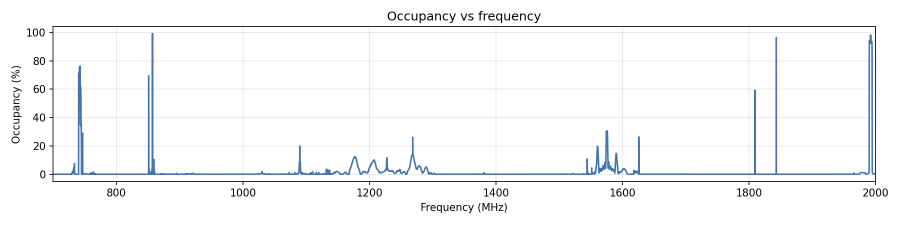
#> input picture dsa/exposure-time-calculator/tools/rfi_occupancy_spring_valley.png, 1800 x 450 px (shown at 1/2 size)
$ python build_data.py
#> lines starting #> are read from the running program, lines starting #| are printed output that depends on the picture; after the words box and inside, x2 and y2 are one past the last pixel; in counts of white or black regions, pixels touching at a corner belong together
### dsa/exposure-time-calculator/python/dsa_etc/engine.py
"""
DSA sensitivity / exposure-time calculator: reference engine.

Every number shown by the web calculator is produced by the same equations as this module
(the JavaScript port in web/js/dsa-engine.js is tested against it; see tests/).

Units: frequencies in MHz unless noted, angles in degrees unless noted, flux densities in Jy
internally; outputs carry their unit in the key name (e.g. ``sigma_uJy``).
"""
from __future__ import annotations

import json
import math
import os
from functools import lru_cache

import numpy as np

_trapz = getattr(np, "trapezoid", None) or getattr(np, "trapz")   # numpy >= 2 renamed trapz

DATA_DIR = os.path.join(os.path.dirname(os.path.abspath(__file__)), "data")

C_LIGHT = 299792458.0          # m/s
K_B = 1.380649e-23             # J/K
JY = 1e-26                     # W m^-2 Hz^-1
HI_REST_MHZ = 1420.405752
FOUR_LN2 = 4.0 * math.log(2.0)
ARCSEC = math.pi / 180.0 / 3600.0

# ----------------------------------------------------------------------------- instrument defaults
DEFAULTS = {
    "n_ant": 1650,
    "dish_diameter_m": 6.155,
    "aperture_efficiency": 0.67,
    "tsys_zenith_K": None,            # None = measured bandpass T_sys(nu) (tsys_bandpass.json); a number = flat
    "correlator_efficiency": 0.988,   # imaging products: 4-bit voltages correlated (same factor as td_eta_v4)
    "n_pol": 2,
    "galactic_noise": True,           # add Galactic synchrotron (GSM2008) above the cold-sky reference
    "extra_loss_percent": 0.0,        # additional data loss on top of the RFI occupancy profile
    "pointing_s": 1260.0,             # 21-min survey pointings
    "el_min_deg": 20.0,               # targeted: minimum elevation
    "ha_max_h": 2.0,                  # targeted: max |hour angle| per transit
    "confusion_beta": 16,
    "smooth_subtract_sources": True,  # smoothed continuum: subtract sources detected at full resolution first
    "subtract_snr": 5.0,              # detection threshold (x total noise of the full-resolution image) for that
    # ---- time domain (Chronoscope pulsar and FRB products; independent of the survey/targeted mode)
    "td_track_s": 1260.0,             # track centered on transit
    "td_subband_MHz": 10.0,           # sensitivities are evaluated in sub-bands no wider than this
    "td_eta_v4": 0.988,               # 4-bit voltages: beams formed from the correlations, and targeted voltage beams
    "td_eta_i2": 0.939,               # 2-bit intensities (pulsar searches): sqrt(0.8825), one quantized stream
    "td_eta_i4": 0.994,               # 4-bit intensities (FRB search): sqrt(0.988)
    "td_scattering": "ne2025",        # "ne2025" (grid) or "cordes22" (tau-DM relation)
    "td_self_noise": True,            # on-pulse / on-burst source flux adds to the beam SEFD
    "td_confusion_uJy": 230.0,        # sidelobe confusion rms of an untapered beam at td_confusion_nu_MHz
    "td_confusion_nu_MHz": 1410.0,
    "td_confusion_index": -0.7,
    "td_confusion_tau_s": 10.0,       # correlation time at HA 1 h for a source through the zenith
    # pulsar (one pulsar drives every pulsar product)
    "psr_period_ms": 500.0,
    "psr_width_ms": 15.0,             # intrinsic FWHM; does not scale with period
    "psr_dm": None,                   # None = half the NE2025 Galactic DM_max at the position
    "psr_flux_mJy": 0.02,             # at psr_nu_ref_MHz
    "psr_nu_ref_MHz": 1400.0,
    "psr_alpha": -1.6,
    "psr_snr": 10.0,
    "psr_untargeted_pmin_ms": 10.0, "psr_untargeted_pmax_ms": 10000.0,
    "psr_targeted_pmin_ms": 1.0, "psr_targeted_pmax_ms": 10000.0,
    "psr_untargeted_beam_arcsec": None,   # per band [B1, B2, B3]; None = 13.5" x 930 MHz / band center
    "psr_untargeted_n_beams": 200000,
    "psr_targeted_center_MHz": 953.35,    # presets 953.35 and 1800; any center with the band inside 700-2002 MHz
    "pt_tsamp_us": 1.0,
    "pt_eta": 1.0,                    # PTA beams are formed before the antenna voltages are requantized: no loss
    # Pulsar Timing subsystem (PTA): its own pulsar, a typical timing-array millisecond pulsar
    "pta_period_ms": 4.0,
    "pta_width_ms": 0.2,              # intrinsic FWHM
    "pta_dm": 20.0,
    "pta_flux_mJy": 1.0,              # at pta_nu_ref_MHz
    "pta_nu_ref_MHz": 1400.0,
    "pta_alpha": -1.6,
    "pta_snr": 10.0,
    # FRB
    "frb_snr": 10.0,
    "frb_dm": 500.0,
    "frb_width_ms": 1.0,
    "frb_max_dm": 5000.0,
    "frb_dm_tolerance": 1.25,
    "frb_alpha_c": 1.5,               # source-count index
    "frb_gamma": 0.0,                 # rate spectral index (B3 extrapolation)
    "frb_dm_halo": 20.0,
    "frb_f_d": 0.84,                  # diffuse baryon fraction (Macquart relation)
    "frb_host_mu": 5.49, "frb_host_sigma": 0.62,     # lognormal DM_host, rest frame (Verdi et al. 2026)
    "frb_n_beams": 6000000,
    # HI mass limits
    "hi_widths_kms": [50.0, 200.0, 500.0],
    "hi_distances_Mpc": [10.0, 50.0, 100.0],
    "hi_redshifts": [0.1, 0.25, 0.5, 0.75, 1.0],
    "nhi_width_kms": 20.0,
}

# Survey geometry (Survey Implementation Plan, tiered-tile scheme 1)
THETA_HEX = 1.667
THETA_ROW = 1.45
A_HEX = THETA_HEX * THETA_ROW                 # deg^2 per pointing
PB_FWHM_1GHZ = 3.36                           # deg; Gaussian primary beam FWHM = 3.36 deg / nu[GHz]
SURVEY_DEC_EDGE = -30.45                      # southern edge of the tiling (last row center -29.725)
TIERS = [("S04", -30.45, -26.1, 19), ("S03", -26.1, -17.4, 40), ("S02", -17.4, -8.7, 42), ("S01", -8.7, 0.0, 43),
         ("N01", 0.0, 8.7, 43), ("N02", 8.7, 17.4, 42), ("N03", 17.4, 26.1, 40), ("N04", 26.1, 34.8, 37),
         ("N05", 34.8, 43.5, 33), ("N06", 43.5, 52.2, 29), ("N07", 52.2, 60.9, 24), ("N08", 60.9, 69.6, 18),
         ("N09", 69.6, 78.3, 12), ("N10", 78.3, 87.0, 6), ("N11", 87.0, 90.0, 1)]

# Natural-weighted snapshot PSF at zenith, 1.35 GHz, from dsa1650_P305_v2.5.6.8 (half-power contour fit)
PSF0_1350 = {"bmaj": 3.03, "bmin": 2.31, "pa": 90.6}

# Frequency plans
BAND_MHZ = (700.0, 2002.0)
WC_WIDTH = 130.2
WC_EDGES = [700.0 + WC_WIDTH * i for i in range(11)]
SNAP_EDGES = [700.0 + 325.5 * i for i in range(5)]
MP_WIDTH = 2.604
MP_N = 500
LINE_BANDS = {
    "ZB": {"label": "Galactic HI (Zoom B)", "f_lo": 1419.93, "f_hi": 1420.91, "nchan": 960, "chan_kHz": 1.017},
    "ZA": {"label": "HI to ~100 Mpc (Zoom A)", "f_lo": 1388.0, "f_hi": 1422.1, "nchan": 4192, "chan_kHz": 8.138},
    "NL": {"label": "HI to z~1 (Narrow Line)", "f_lo": 700.0, "f_hi": 1429.12, "nchan": 5600, "chan_kHz": 130.2},
}
# Chronoscope (Connor et al. 2026, Table 1): band, f_lo, f_hi, channel summing (untargeted)
CHR_BANDS = [("B1", 880.0, 980.0, 1), ("B2", 1310.0, 1510.0, 2), ("B3", 1650.0, 1950.0, 3)]
CHR_CHAN_MHZ = 0.12268
CHR_TARGETED_BW = 2500 * CHR_CHAN_MHZ            # 306.7 MHz
CHR_TARGETED_PRESETS = [953.35, 1800.0]
CHR_UNTARGETED_TSAMP_S = 1e-3
CHR_TARGETED_TSAMP_S = 1e-4
CHR_UNTARGETED_BEAM_1 = 13.5                     # arcsec at 930 MHz, scaled as 1/nu (Ravi et al. 2026b)
CHR_UNIQUE_AREA_DEG2 = A_HEX                     # unique sky area per pointing (2.42 deg^2; Ravi et al. 2026b)
HEX_CELL = math.sqrt(3.0) / 2.0                  # area of a hexagonal-grid cell / spacing^2
FRB_TSAMP_S = 1e-3
PT_BAND = (700.0, 2000.0)
PT_NSUB = 13
TD_LIMITS = (700.0, 2002.0)
KDM_S = 4.148808e-3                              # dispersion delay constant, s (GHz^2 / pc cm^-3)
YEAR_S = 365.25 * 86400.0
# FRB rate reference surveys (Connor et al. 2026 Sec. 3.1): rate /yr, SEFD Jy, solid angle deg^2, bandwidth MHz
FRB_RATE_REF = {"B1": ("CHIME/FRB", 1.0e3, 100.0, 200.0, 300.0), "B2": ("Parkes HTRU", 31.0, 40.0, 0.55, 340.0),
                "B3": ("Parkes HTRU", 31.0, 40.0, 0.55, 340.0)}
# Planck 2018 cosmology and baryons for the Macquart relation
H0_KMS_MPC, OMEGA_M, OMEGA_B = 67.66, 0.3097, 0.02242 / 0.6766 ** 2
MPC_CM, PC_CM, G_CGS, M_P_G = 3.0856775814913673e24, 3.0856775814913673e18, 6.6743e-8, 1.67262192e-24
CHI_E = 0.875                                    # electrons per baryon mass (Y_He = 0.25, fully ionised)
# J2000 equatorial -> Galactic rotation
GAL_ROT = [[-0.0548755604162154, -0.8734370902348850, -0.4838350155487132],
           [0.4941094278755837, -0.4448296299600112, 0.7469822444972189],
           [-0.8676661490190047, -0.1980763734312015, 0.4559837761750669]]

SCHEMES = [("natural", "optimal"), ("natural", "equal"), ("robust_freq", "optimal"), ("robust_freq", "equal"),
           ("robust_0p4", "optimal"), ("robust_0p4", "equal")]
SCHEME_LABEL = {"natural": "Natural", "robust_freq": "Robust, R = 0.46–1.94", "robust_0p4": "Robust, R = 0.4"}
SUM_LABEL = {"optimal": "optimal summation", "equal": "equal summation"}


# ============================================================================ data
# [22 lines left out: functions _load, _rfi_file, rfi_default, rfi_measured, not called in this run]


def make_rfi_profile(freq_mhz, occupancy, name="user profile"):
    """Build an RFI profile from arrays. Occupancy may be a fraction (0-1) or percent (0-100)."""
    f = np.asarray(freq_mhz, float)
    o = np.asarray(occupancy, float)
    if np.nanmax(o) > 1.0:
        o = o / 100.0
    s = np.argsort(f)
    return {"name": name, "freq": f[s], "occ": np.clip(o[s], 0.0, 1.0)}


def rfi_none():
    return {"name": "none (ideal)", "freq": np.array([600.0, 2100.0]), "occ": np.zeros(2)}


def occ_at(rfi, f):
    return np.interp(f, rfi["freq"], rfi["occ"], left=0.0, right=0.0)


def usable_bw_hz(rfi, f_lo, f_hi, extra_loss=0.0):
    """Unflagged bandwidth in Hz between f_lo and f_hi (MHz): integral of (1 - occupancy)."""
    width = f_hi - f_lo
    if width <= 0:
        return 0.0
    n = max(3, int(math.ceil(width / 0.1)) + 1)
    x = np.linspace(f_lo, f_hi, n)
    frac = 1.0 - _trapz(occ_at(rfi, x), x) / width
    return max(frac, 0.0) * width * 1e6 * (1.0 - extra_loss)


# [103 lines left out: functions _ucc, confusion_uJy, _counts, _seg_m2, counts_m2, residual_confusion_uJy and 3 more, not called in this run]


@lru_cache(maxsize=None)
def _weighting():
    return _load("weighting_factors.json")


# [24 lines left out: function robust_factors, not called in this run]


@lru_cache(maxsize=None)
def _mosaic_z():
    return _load("mosaic_z.json")


# [19 lines left out: functions mosaic_z, _antennas, not called in this run]


BASELINE_EXACT_M = 1000.0      # baselines shorter than this are all used for the smoothing noise


# [20 lines left out: function baseline_sample, not called in this run]


def site_lat():
    return _antennas()["site_lat_deg"]


# ============================================================================ geometry
# [61 lines left out: functions zenith_angle, track_plan, _M, _cov_from_beam, _beam_from_cov, psf_natural_1350, not called in this run]


def scale_beam(b, factor):
    return {"bmaj": b["bmaj"] * factor, "bmin": b["bmin"] * factor, "pa": b["pa"]}


def beam_solid_angle_sr(b):
    return math.pi * (b["bmaj"] * ARCSEC) * (b["bmin"] * ARCSEC) / FOUR_LN2


def tb_K(sigma_jy, freq_mhz, b):
    lam = C_LIGHT / (freq_mhz * 1e6)
    return sigma_jy * JY * lam ** 2 / (2.0 * K_B * beam_solid_angle_sr(b))


# [101 lines left out: functions smooth_plan, taper_noise_factor, _psf_uniform, _tsys_bp, _tsys_za, tsys_bandpass_K and 2 more, not called in this run]


@lru_cache(maxsize=None)
def _chr_taper():
    return _load("chr_taper.json")


# [41 lines left out: functions chr_taper, radec_to_lb, lb_to_radec, not called in this run]


def _b64_int16(s):
    import base64
    return np.frombuffer(base64.b64decode(s), dtype="<i2").astype(np.int64)


# [51 lines left out: functions _ne2025, ne2025_at, not called in this run]


def tau_cordes22_ms(dm, freq_mhz):
    """Cordes et al. (2022) tau-DM relation (ms), nu^-4 scaling."""
    return 1.90e-7 * dm ** 1.5 * (1.0 + 3.55e-5 * dm ** 3) * (freq_mhz / 1000.0) ** -4.0


def t_dm_s(dm, chan_mhz, freq_mhz):
    """Intra-channel dispersion smearing (s): 8.3 us x DM x channel (MHz) / nu_GHz^3."""
    return 8.3e-6 * dm * chan_mhz / (freq_mhz / 1000.0) ** 3


# [18 lines left out: functions dq_dh, confusion_tau_s, not called in this run]


def lorentz_psd(f, sigma, tau):
    """One-sided Lorentzian power spectrum with integral sigma^2."""
    return 4.0 * sigma * sigma * tau / (1.0 + (2.0 * math.pi * f * tau) ** 2)


# [150 lines left out: functions psr_confusion_factor, frb_confusion_factor, self_noise_factor, solve_threshold, hex_straddle, dm_trial_loss and 1 more, not called in this run]


def dm_cosmic(z, f_d=0.84):
    zs, dm = _macquart_table(f_d)
    return float(np.interp(z, zs, dm))


# [24 lines left out: functions frb_dm_trials, frb_rate_solid_angle, not called in this run]


def frb_rate(r_ref, omega_ref, sefd_ref, bw_ref, omega, sefd, bw, expo):
    """Connor et al. (2026) eq. 2: R = R_i (Omega/Omega_i) [(SEFD_i/SEFD) sqrt(B/B_i)]^expo."""
    return r_ref * (omega / omega_ref) * ((sefd_ref / sefd) * math.sqrt(bw / bw_ref)) ** expo


# ============================================================================ calculator
class DSACalculator:
    """DSA sensitivity calculator: one model (instrument, RFI profile, parameters), any number of observations.

    DSACalculator(rfi=None, **params): params are keys of DEFAULTS (unknown keys are ignored); rfi is an RFI
    profile (None = Spring Valley model extrapolated; rfi_measured(), rfi_none(), make_rfi_profile(freq, occ)).
    calculate(...) returns every product for one observation. Documentation: README.md and COOKBOOK.md in the
    calculator's python/ folder.
    """

    # [9 lines left out: function __init__, not called in this run]

    # ---------------------------------------------------------------- basic instrument
    @property
    def extra_loss(self):
        return self.p["extra_loss_percent"] / 100.0

    # [138 lines left out: functions gal_excess_K, tz_K, sefd_jy, tsys_breakdown, tsys_band, radiometer_jy and 6 more, not called in this run]

    NEFF_FREQS = (700.0, 800.0, 950.0, 1100.0, 1300.0, 1500.0, 1750.0, 2002.0)

    # [872 lines left out: functions neff_table, survey_weight, eff_time_s, psf_nat, continuum_windows, combine_fc and 28 more, not called in this run]

### dsa/exposure-time-calculator/tools/build_data.py
"""Build the data tables used by both the Python engine and the web page.

Inputs (in tools/): digitized source figures and the antenna configuration.
Outputs: python/dsa_etc/data/*.json (the web page loads the same files from web/data/).
"""
import json, os, numpy as np
from PIL import Image
HERE = os.path.dirname(os.path.abspath(__file__))
OUT = os.path.join(HERE, '..', 'python', 'dsa_etc', 'data')
os.makedirs(OUT, exist_ok=True)

def dump(name, obj):
    with open(os.path.join(OUT, name), 'w') as f:
        json.dump(obj, f, separators=(',', ':'))
    print('wrote', name, os.path.getsize(os.path.join(OUT, name)) // 1024, 'KB')

# ---------------------------------------------------------------- RFI occupancy
def build_rfi():
    im = np.array(Image.open(os.path.join(HERE, 'rfi_occupancy_spring_valley.png')).convert('RGB')).astype(float)
    alpha = np.clip((im[..., 2] - im[..., 0]) / 105.0, 0, 1)      # line color (68,116,173) vs white/gray
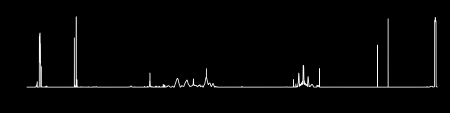
#> alpha: shape (450, 1800) float64 (shown at 1/4 size); min 0, max 1, mean 0.0189
    x0, f0, x1, f1 = 232.5, 800.0, 1750.5, 2000.0                     # tick calibration (px -> MHz)
    # The plotted curve sits half a pixel above the tick centers (64.5, 348.5) because matplotlib snaps ticks to
    # the pixel grid; its quiet baseline (0%) is at row 348.0, so calibrate on the curve itself.
    y100, y0 = 64.0, 348.0                                            # 100% and 0% rows of the curve
    cols = np.arange(106, 1751)
    freq = f0 + (cols - x0) * (f1 - f0) / (x1 - x0)
    occ = []
    for c in cols:
        rows = np.where(alpha[55:362, c] > 0.35)[0] + 55
        if len(rows) == 0:
            occ.append(np.nan); continue
        w = alpha[rows, c]
        if rows.max() - rows.min() <= 4:            # smooth part of the curve: line center
            y = (rows * w).sum() / w.sum()
        else:                                       # steep edge / narrow spike: conservative (upper edge)
            y = rows.min() + 1.25
        occ.append((y0 - y) / (y0 - y100) * 100.0)
#> this loop made 1645 passes
#> (rows, w, y) on passes 2 to 9: ([347, 348, 349], [1, 1, 1], 348), ([347, 348, 349], [1, 1, 1], 348), ([347, 348, 349], [1, 1, 1], 348), ([347, 348, 349], [1, 1, 1], 348), ([347, 348, 349], [1, 1, 1], 348), ([347, 348, 349], [1, 1, 1], 348), ([347, 348, 349], [1, 1, 1], 348), ([347, 348, 349], [1, 1, 1], 348)
#> after the loop, occ = 1645 items, first 6: nan, 0, 0, 0, 0, 0
    occ = np.array(occ); ok = np.isfinite(occ)
    freq, occ = freq[ok], np.clip(occ[ok], 0, 100)
#> freq = 1643 values from 700.8 to 1998.8; occ = 1643 values, max 99.21 at index 197, min 0 at index 0, mean 2.85
    occ[occ < 0.15] = 0.0
    # resample on a uniform grid from 700 to 2000 MHz
    grid = np.round(np.arange(700.0, 2000.0 + 1e-6, 0.8), 3)
    occ_g = np.interp(grid, freq, occ)
#> occ_g = 1626 values, max 99.21 at index 196, min 0 at index 0, mean 2.85
    dump('rfi_spring_valley.json', {
        'name': 'Spring Valley measured occupancy (DSA site RFI survey; digitized)',
        'freq_start_MHz': 700.0, 'freq_step_MHz': 0.8, 'occupancy_percent': [round(float(v), 2) for v in occ_g]})
    print('  mean occupancy %.2f%%' % occ_g.mean())
#|   mean occupancy 2.85%

# ---------------------------------------------------------------- RFI: extrapolated to DSA sensitivity
EXTRAP_TARGET_LOSS = 0.15          # band-averaged data loss over 0.70-2.00 GHz


def build_rfi_extrapolated():
    """'Spring Valley model extrapolated': the measured occupancy shape, scaled to the loss expected at DSA sensitivity.

    A more sensitive receiver sees weaker and more distant transmitters, so each channel is modeled as having k times
    as many independent RFI emitters above the flagging threshold as the survey saw: its clean fraction becomes
    (1 - p)^k. This is k*p for quiet channels and saturates smoothly at 100% for busy ones. k is set so that the
    band-averaged loss is 15%. Channels that read zero in the measurement stay at zero.
    """
    import sys
    from scipy.optimize import brentq
    sys.path.insert(0, os.path.join(HERE, '..', 'python'))
    from dsa_etc.engine import make_rfi_profile, usable_bw_hz, BAND_MHZ
    with open(os.path.join(OUT, 'rfi_spring_valley.json')) as f:
        d = json.load(f)
    p = np.asarray(d['occupancy_percent'], float) / 100.0
    freq = d['freq_start_MHz'] + d['freq_step_MHz'] * np.arange(len(p))

    def model(k):
        return 100.0 * (1.0 - (1.0 - p) ** k)

    def loss(k, rounded=False):
        o = np.round(model(k), 3) if rounded else model(k)
        prof = make_rfi_profile(freq, o / 100.0)
        return 1.0 - usable_bw_hz(prof, BAND_MHZ[0], BAND_MHZ[1]) / ((BAND_MHZ[1] - BAND_MHZ[0]) * 1e6)

    k = brentq(lambda x: loss(x) - EXTRAP_TARGET_LOSS, 1.0, 200.0, xtol=1e-10)
    occ = np.round(model(k), 3)
    dump('rfi_spring_valley_extrapolated.json', {
        'name': 'Spring Valley model extrapolated',
        'description': 'Measured Spring Valley occupancy extrapolated to DSA sensitivity: each channel has k = %.2f times '
                       'as many independent RFI emitters above threshold, occupancy 1 - (1 - p)^k, scaled to a %.0f%% '
                       'band-averaged loss over 0.70-2.00 GHz.' % (k, 100 * EXTRAP_TARGET_LOSS),
        'derived_from': 'rfi_spring_valley.json', 'scale_k': round(float(k), 4),
        'band_loss_percent': round(100 * loss(k, rounded=True), 3),
        'freq_start_MHz': d['freq_start_MHz'], 'freq_step_MHz': d['freq_step_MHz'],
        'occupancy_percent': [float(v) for v in occ]})
    print('  k = %.3f, band-averaged loss %.3f%% (measured %.3f%%)' % (k, 100 * loss(k, rounded=True), 100 * loss(1.0)))


# ---------------------------------------------------------------- UCC confusion curves
def build_ucc():
    from scipy.interpolate import UnivariateSpline
    im = np.array(Image.open(os.path.join(HERE, 'ucc_figure_rosero2026.png')).convert('RGB')).astype(float)
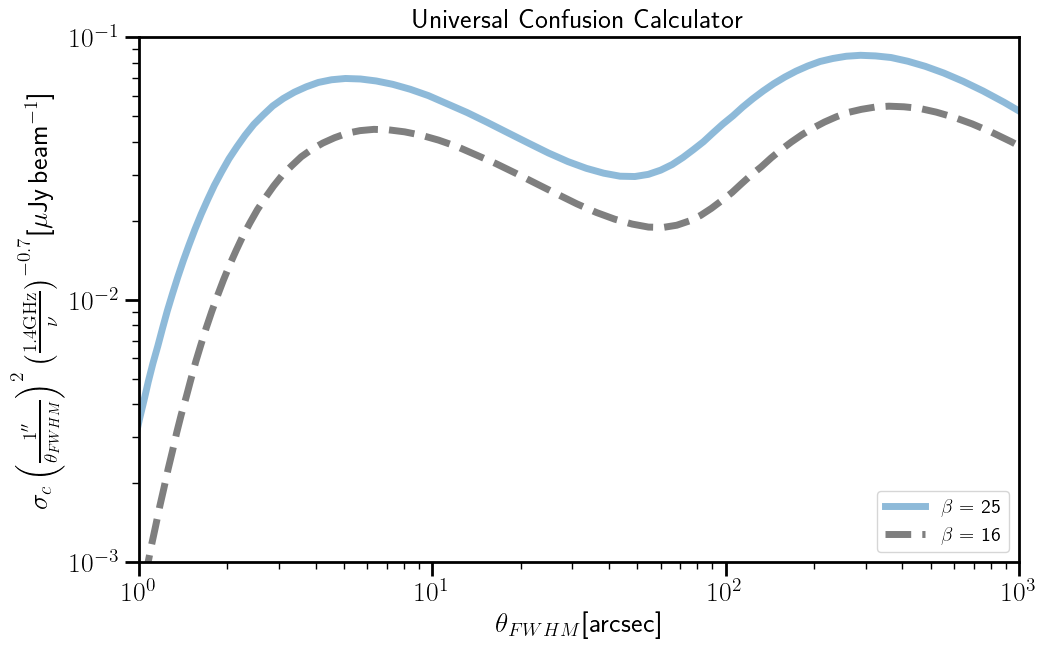
#> input picture dsa/exposure-time-calculator/tools/ucc_figure_rosero2026.png, 1046 x 649 px
#> im: shape (649, 1046, 3) float64
    r, g, b = im[..., 0], im[..., 1], im[..., 2]
    x0, x1, y0, y1 = 139.0, 1019.0, 562.0, 37.0          # frame: log10(theta) 0..3, log10(f) -3..-1
    th = lambda c: 10 ** ((c - x0) / (x1 - x0) * 3)
    fv = lambda rw: 10 ** (-3 + (y0 - rw) / (y0 - y1) * 2)
    gray = (abs(r - g) < 12) & (abs(g - b) < 12) & (r > 90) & (r < 170)
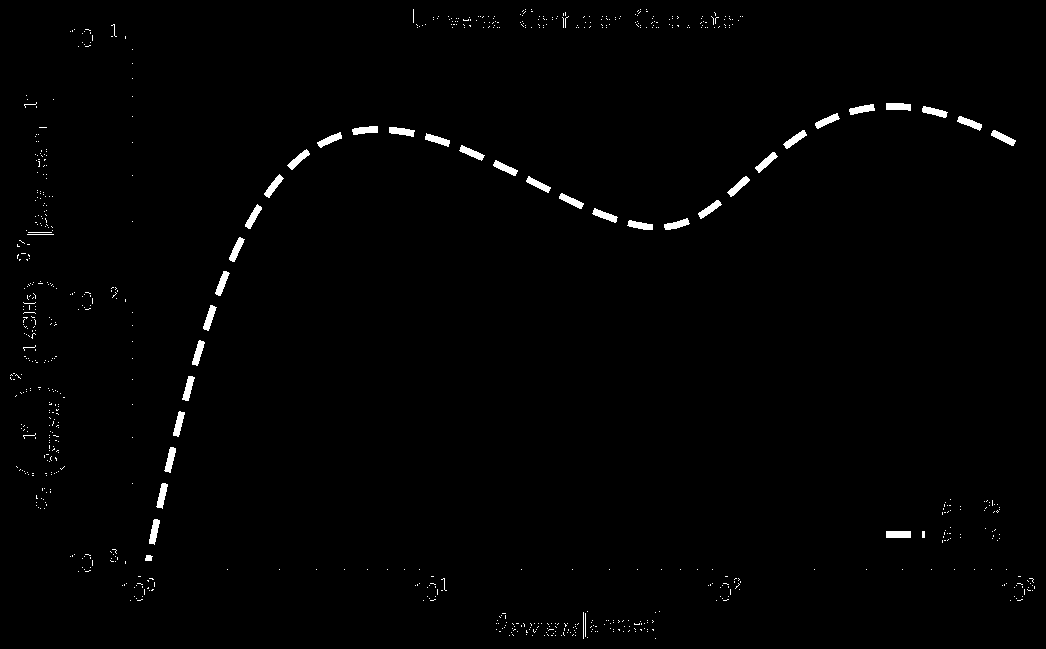
#> gray: shape (649, 1046) bool; 1.1% white; 770 white regions (730 under 20 px), largest, box (x1, y1, x2, y2) and area: (886, 531, 911, 538) 175, (352, 126, 378, 135) 172, (886, 103, 911, 111) 171
    blue = (b - r > 45) & (b > 170)
#> blue: shape (649, 1046) bool; 1.2% white; 2 white regions, box (x1, y1, x2, y2) and area: (141, 52, 1018, 426) 7821, (882, 503, 929, 510) 329
    gray[470:560, 860:1015] = False; blue[470:560, 860:1015] = False   # legend
#> (the rest of the program and of its run is left out)
